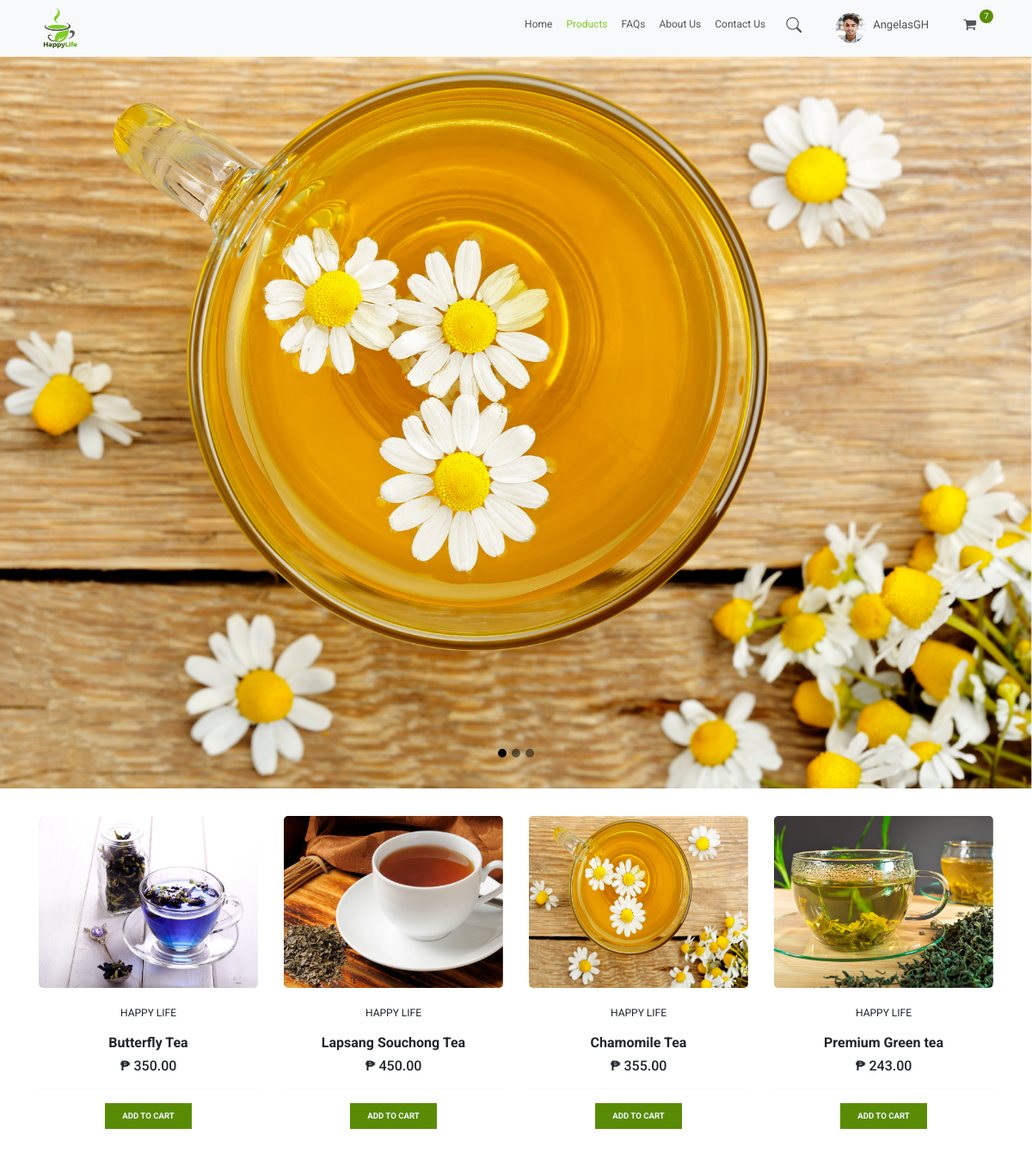
/user_products/ (signed in), run on the app's committed database.
### store/models.py (models this page shows, shortened)
class Order(models.Model):
    customer = models.ForeignKey(Customer, on_delete=models.SET_NULL, null=True, blank=True)
    date_ordered = models.DateTimeField(auto_now_add=True)
    complete = models.BooleanField(default=False, null=True, blank=False)
    transaction_id = models.CharField(max_length=100, null=True)
    def get_cart_items(self):
        orderitems = self.orderitem_set.all()
        total = sum([item.quantity for item in orderitems])
        return total

class OrderItem(models.Model):
    product = models.ForeignKey(Product, on_delete=models.SET_NULL, null=True, blank=True)
    order = models.ForeignKey(Order, on_delete=models.SET_NULL, null=True, blank=True)
    quantity = models.IntegerField(default=0, null=True, blank=True)
    date_added = models.DateTimeField(auto_now_add=True)

class Product(models.Model):
    name = models.CharField(max_length=200)
    price = models.FloatField()
    details = models.CharField(max_length=500, null=True, blank=True)
    benefits = models.CharField(max_length=500, null=True, blank=True)
    image = models.ImageField(null=True, blank=True)
    @property
    def imageURL(self):
        try:
            url = self.image.url
        except:
            url = ''
        return url

### store/views.py (the view)
# urls.py: path('user_products/', views.user_products, name="user_products"),
def user_products(request):
    if request.user.is_authenticated:
        customer = request.user.customer
        order, created = Order.objects.get_or_create(customer=customer, complete=False)
        items = order.orderitem_set.all()
        cartItems = order.get_cart_items
    else:
        items = []
        order = {'get_cart_total': 0, 'get_cart_items': 0}
        cartItems = order['get_cart_items']
    user_product = Product.objects.all()
    context = {'product': user_product, 'cartItems': cartItems}
    return render(request, 'user/products.html', context)

### store/templates/user/products.html (shortened to what this page needs)
{% extends 'user/home.html' %}
{% load static %}
{% block content %}
<section id="carouselExampleDark" class="carousel carousel-dark slide" data-bs-ride="carousel">
          <div class="carousel-indicators">
            <button type="button" data-bs-target="#carouselExampleDark" data-bs-slide-to="0" class="active" aria-current="true" aria-label="Slide 1"></button>
            <button type="button" data-bs-target="#carouselExampleDark" data-bs-slide-to="1" aria-label="Slide 2"></button>
            <button type="button" data-bs-target="#carouselExampleDark" data-bs-slide-to="2" aria-label="Slide 3"></button>
          </div>
          <div class="carousel-inner">
            <div class="carousel-item active" data-bs-interval="10000">
              <img src="{% static 'images/banner/1.png' %}" class="d-block w-100" alt="...">
            </div>
          </div>
          <button class="carousel-control-prev" type="button" data-bs-target="#carouselExampleDark" data-bs-slide="prev">
          </button>
          <button class="carousel-control-next" type="button" data-bs-target="#carouselExampleDark" data-bs-slide="next">
          </button>
</section>
<section class="container">
        <div class="row justify-content-center py-2">
            {% for product in product %}
            <div class="col-lg-3 col-md-6 col-8 py-4">
            <img class="thumbnail" src="{{product.imageURL}}">
                <div class="box-element product">
                        <p>HAPPY LIFE</p>
                        <h6><strong>{{ product.name }}</strong></h6>
                        <h6>₱ {{product.price|floatformat:2}}</h6>
                        <hr>
                        <button data-product="{{product.id}}" data-action="add" class="btn-add-to-cart update-cart">
                            Add to Cart
                        </button>
                </div>
            </div>
            {% endfor %}
        </div>
</section>
{% endblock content %}

### store/templates/user/home.html (shortened to what this page needs)
<!DOCTYPE html>
{% load static %}
<html>
<head>
        <link rel="stylesheet" href="https://cdn.jsdelivr.net/npm/bootstrap@5.2.0-beta1/dist/css/bootstrap.min.css">
        <link rel="stylesheet" href="https://cdn.jsdelivr.net/npm/bootstrap@4.1.3/dist/css/bootstrap.min.css">
        <link rel="stylesheet" href="https://stackpath.bootstrapcdn.com/bootstrap/4.1.3/css/bootstrap.min.css">
        <link rel="stylesheet" href="https://cdn.jsdelivr.net/npm/bootstrap-icons@1.8.3/font/bootstrap-icons.css">
        <link rel="stylesheet" href="https://cdn.jsdelivr.net/npm/bootstrap@4.0.0/dist/css/bootstrap.min.css"
>
        <link href="https://stackpath.bootstrapcdn.com/font-awesome/4.7.0/css/font-awesome.min.css" rel="stylesheet">
        <link rel="stylesheet" type="text/css" href="{% static 'css/main.css' %}">
</head>
<body>
        <nav class="navbar sticky-top navbar-expand-lg bg-light">
          <div class="container">
            <a href="{% url 'user_home' %}"><img src="{% static 'images/HappyLife-logo.png' %}" alt=""></a>
            <div class="collapse navbar-collapse" id="navbarSupportedContent">
                {% with request.resolver_match.url_name as url_name %}
              <ul class="navbar-nav ml-auto">
                <li class="nav-item ">
                  <a class="nav-link {% if url_name == 'user_home' %}active{% endif %}" aria-current="page" href="{% url 'user_home' %}">Home</a>
                </li>
                <li class="nav-item">
                  <a class="nav-link {% if url_name == 'user_products' %}active{% endif %}" href="{% url 'user_products' %}">Products</a>
                </li>
                  <li class="nav-item">
                  <a class="nav-link {% if url_name == 'user_faqs' %}active{% endif %}" href="{% url 'user_faqs' %}">FAQs</a>
                </li>
                  <li class="nav-item">
                  <a class="nav-link {% if url_name == 'user_about_us' %}active{% endif %}" href="{% url 'user_about_us' %}">About Us</a>
                </li>
                  <li class="nav-item">
                  <a class="nav-link {% if url_name == 'user_contact_us' %}active{% endif %}" href="{% url 'user_contact_us' %}">Contact Us</a>
                </li>
                <li class="nav-item pt-1 px-3">
                      <a href="#search"><i class="bi bi-search" aria-hidden="true"></i></a>
                </li>
                <li class="nav-item pt-1 pl-4 pr-1 ">
                      <a href="#">
                          <img src="{% static 'images/persons/profile.png' %}" alt="..." class="rounded-circle size">
                      </a>
                </li>
                  <li class="nav-item pt-2 pl-1 pr-4 ">
                      <a class="view_link" href="#">
                            <p>{{user}}</p>
                      </a>
                </li>
                  <li class="nav-item pt-1 pl-3 pr-1">
                      <a href="{% url 'user_cart' %}">
                            <i class="fas fa fa-shopping-cart fa-lg"></i>
                      </a>
                </li>
                <li class="nav-item  ">
                      <span class="cart-basket d-flex align-items-center justify-content-center">
                       {{cartItems}}
                      </span>
                </li>
              </ul>
                {% endwith %}
            </div>
          </div>
        </nav>
        {% block content%}{% endblock content%}
</body>
</html>

### static/css/main.css (style rules this page uses)
body { background-color: white; font-family: 'Roboto', sans-serif; }
img { width: 50px; }
a { font-size: 12px !important; color: #545454 !important; }
.navbar { top: 0; left: 0; }
.container .row img { width: 100%; border-radius: 5px; transition: .5s ease; backface-visibility: hidden; }
.thumbnail { width: 100%; height: 200px; }
.product { text-align: center; }
.product p { font-size: 12px; padding: 20px 0px 0px 0px; }
.btn-add-to-cart { font-size: 0.6rem; font-weight: 700; outline: none; border: none; background-color: #598c04; color: aliceblue; padding: 8px 20px; cursor: pointer; text-transform: uppercase; -webkit-transition-duration: 0.4s; transition-duration: 0.4s; }
span { -webkit-user-select: none; -moz-user-select: none; -ms-user-select: none; }
.carousel-indicators button { width: 10px !important; height: 10px !important; border-radius: 50%; }
.active { color: #80CC28 !important; }
.size { width: 35px !important; height: 35px !important; }
.bi { font-size: 18px !important; }
.cart-basket { font-size: .6rem; width: 16px; height: 16px; color: #fff; background-color: #598c04; border-radius: 50%; }
p { font-size: 13px; }

### data on the page
Order: id.quantity "7"
Product: imageURL (picture), name "Butterfly Tea", price "350.00"
Product: imageURL (picture), name "Lapsang Souchong Tea", price "450.00"
Product: imageURL (picture), name "Chamomile Tea", price "355.00"
Product: imageURL (picture), name "Premium Green tea", price "243.00"

### other printed values
{{ user }} "AngelasGH"
